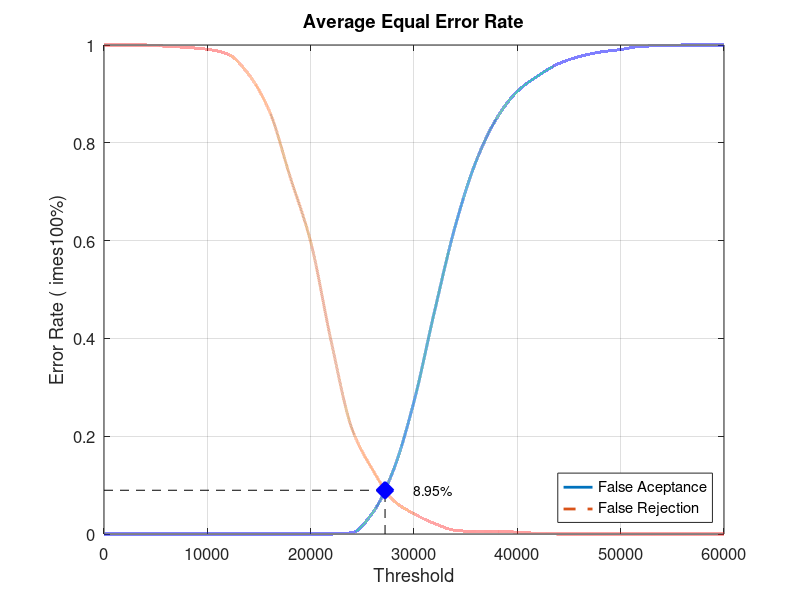
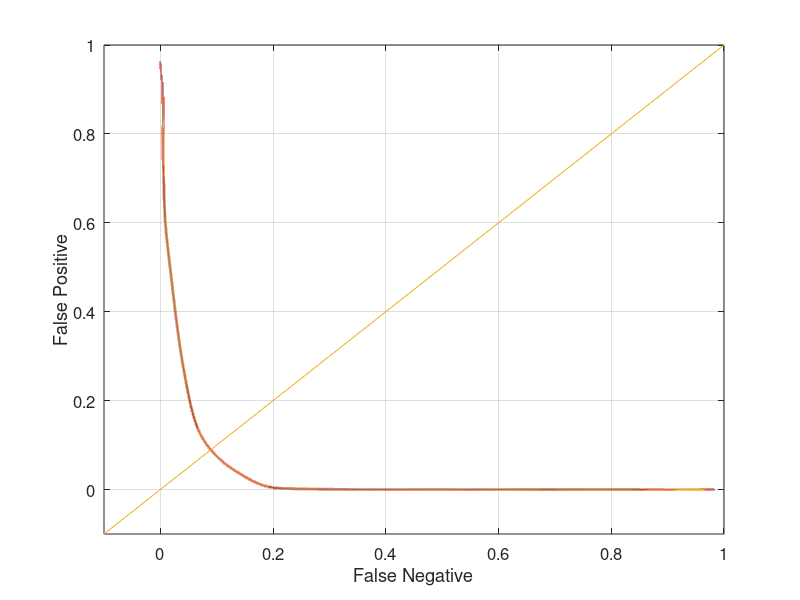

These charts were generated, in order, by the following MATLAB code:
close all;
clear;
clc;
x = 0:2000:60000;
xq = 0:0.5:60000;

y0 = [0 0 0 0 0 0 0 0 0 0 0 0 0.00263158 0.0434211 0.130263 0.271053 0.456579 0.630263 0.761842 0.85 0.905263 0.936842 0.961842 0.976316 0.985526 0.990789 0.997368 0.998684 1 1 1]
yy0 = interp1(x, y0, xq, 'pchip');
y1 = [1 1 1 0.9975 0.995 0.99125 0.98125 0.94 0.865 0.73125 0.5975 0.3925 0.215 0.13125 0.06875 0.04125 0.02125 0.0075 0.005 0.005 0.00375 0.00125 0 0 0 0 0 0 0 0 0]
yy1 = interp1(x, y1, xq, 'pchip');

% Calculating EER: 
y2 = abs(y0 - y1);
find(y2 == min(y2))
yy2 = abs(yy0 - yy1);
xEER = find(yy2 == min(yy2));
xEERIndex = xq(xEER) % X-axis EER
yEER = yy0(xEER) % Y-axis EER

main = figure
plot(xq, yy0,'-','LineWidth', 2);	hold on
plot(xq, yy1,'--','LineWidth', 2);	hold on
plot([xEERIndex xEERIndex], [0 yEER], 'k--');	hold on
plot([0 xEERIndex], [yEER yEER], 'k--');	hold on
plot(xEERIndex, yEER, 'bx', 'LineWidth', 10);	hold on
text(xEERIndex + 10 * xEERIndex / 100, yEER, [num2str(round((10000 * yEER)) / 100) '%'])
legend('False Aceptance', 'False Rejection', 'Location', 'SouthEast')
xlabel('Threshold')
ylabel('Error Rate (	imes100%)')
title('Average Equal Error Rate')
set(gca, 'FontSize', 12)
axis([0 60000 0 1])
grid on

print(main, 'Experiment5AverageMain', '-dpng');
FNRxFPR = figure('Color', [1 1 1]);
plot(yy1, yy0, '-', yy1, yy0, 'LineWidth', 2);
hold on
y = -0.1:0.1:1
plot(y, y); 
set(gca, 'FontSize', 12)
xlabel('False Negative')
ylabel('False Positive')
axis([-0.1 1 -0.1 1])
set(gca, 'FontSize', 12)
grid on

print(FNRxFPR, 'Experiment5AverageFNRxFPR','-dpng');
